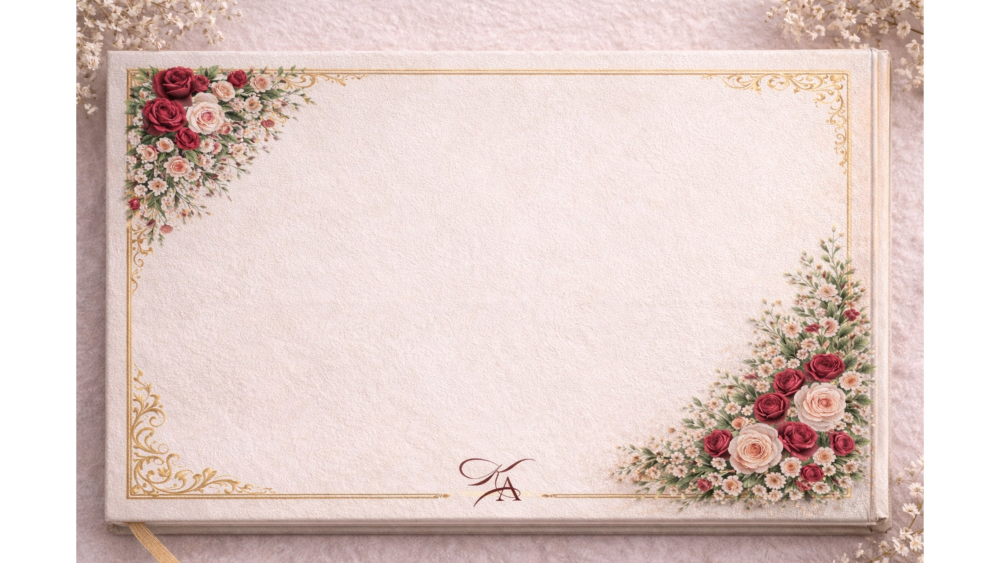
#> input picture images-new/23.jpg, 3000 x 1688 px, found by its file name (shown at 1/3 size)
$ python build_new_pages.py
#> lines starting #> are read from the running program, lines starting #| are printed output that depends on the picture
"""Render the three booklet pages that Ana's artwork promises but does not contain.

Each new page mounts its content as a card on a copy of the back-cover plate
(images-new/23.jpg), so the paper, gold rule and florals are Ana's own.
"""
import os

from PIL import Image, ImageDraw, ImageFont, ImageFilter

W, H  = 2400, 1350
WINE  = (91, 26, 42)
INK   = (74, 42, 34)
GOLD  = (176, 143, 74)
CREAM = (252, 249, 242)
FB    = '/System/Library/Fonts/Supplemental/Baskerville.ttc'
REG, BOLD, ITAL, SEMI = 0, 1, 2, 4


def font(sz, face=REG):
    return ImageFont.truetype(FB, sz, index=face)


# The repo copy of the plate is now a 3000px re-encode; the untouched 6000px
# export lives outside git. Prefer it when present, fall back to the repo.
PLATE_ORIGINAL = os.path.expanduser('~/crusty-backups/wedding-booklet-originals-6000px/23.jpg')
PLATE_REPO     = 'images-new/23.jpg'


def base():
    plate = PLATE_ORIGINAL if os.path.exists(PLATE_ORIGINAL) else PLATE_REPO
    return Image.open(plate).convert('RGB').resize((W, H), Image.LANCZOS)


def tracked(d, xy, text, f, fill, track=0, anchor='mm'):
    ws = [d.textlength(c, font=f) for c in text]
    total = sum(ws) + track * (len(text) - 1)
    x, y = xy
    if anchor[0] == 'm':
        x -= total / 2
    for c, w in zip(text, ws):
        d.text((x, y), c, font=f, fill=fill, anchor='l' + anchor[1])
        x += w + track
    return total


def shadow(page, x0, y0, w, h, pad=14):
    sh = Image.new('L', (w + pad * 6, h + pad * 6), 0)
    ImageDraw.Draw(sh).rectangle([pad * 3, pad * 3, pad * 3 + w, pad * 3 + h], fill=105)
    sh = sh.filter(ImageFilter.GaussianBlur(pad * 1.7))
    page.paste(Image.new('RGB', sh.size, (58, 38, 28)), (x0 - pad * 3, y0 - pad * 3 + 9), sh)


def art_card(page, img, w_frac=None, h_frac=None, cx=0.5, cy=0.5, pad=16):
    if w_frac:
        tw = int(W * w_frac); th = int(tw * img.size[1] / img.size[0])
    else:
        th = int(H * h_frac); tw = int(th * img.size[0] / img.size[1])
    im2 = img.resize((tw, th), Image.LANCZOS)
    x0, y0 = int(W * cx) - tw // 2, int(H * cy) - th // 2
    shadow(page, x0 - pad, y0 - pad, tw + 2 * pad, th + 2 * pad)
    page.paste(Image.new('RGB', (tw + 2 * pad, th + 2 * pad), (253, 251, 246)), (x0 - pad, y0 - pad))
    page.paste(im2, (x0, y0))
    return x0, y0, tw, th


def paper_card(page, w_frac, h_frac, cx=0.5, cy=0.5):
    tw, th = int(W * w_frac), int(H * h_frac)
    x0, y0 = int(W * cx) - tw // 2, int(H * cy) - th // 2
    shadow(page, x0, y0, tw, th)
    page.paste(Image.new('RGB', (tw, th), CREAM), (x0, y0))
    d = ImageDraw.Draw(page)
    d.rectangle([x0 + 12, y0 + 12, x0 + tw - 13, y0 + th - 13], outline=GOLD, width=2)
    return x0, y0, tw, th


def rule(d, cx, y, half=95):
    d.line([cx - half, y, cx + half, y], fill=GOLD, width=2)


# ── PAGE: THE SEATING PLAN ────────────────────────────────────────────────
def page_seating():
    pg = base(); d = ImageDraw.Draw(pg)
    x0, y0, tw, th = art_card(pg, Image.open('images/seating-plan.jpg'), w_frac=0.545, cy=0.565)
    tracked(d, (W * 0.5, y0 - 132), 'CHAPTER VI:', font(36, SEMI), WINE, 12)
    tracked(d, (W * 0.5, y0 - 74), 'THE SEATING PLAN', font(56, SEMI), WINE, 8)
    rule(d, W * 0.5, y0 - 34, 110)
    pg.save('images-new/24-seating.jpg', 'JPEG', quality=88, optimize=True, progressive=True)


# ── PAGE: THE MENU ────────────────────────────────────────────────────────
def page_menu():
    pg = base(); d = ImageDraw.Draw(pg)
    art_card(pg, Image.open('images/menu.jpg'), h_frac=0.70, cx=0.655, cy=0.50)
    cx = W * 0.30
    tracked(d, (cx, H * 0.355), 'CHAPTER VI:', font(34, SEMI), WINE, 12)
    tracked(d, (cx, H * 0.412), 'THE MENU', font(58, SEMI), WINE, 8)
    rule(d, cx, H * 0.455, 95)
    for i, line in enumerate(['The banquet prepared for the evening,', 'served at your table beneath the stars.']):
        d.text((cx, H * 0.505 + i * 52), line, font=font(35, ITAL), fill=INK, anchor='mm')
    pg.save('images-new/25-menu.jpg', 'JPEG', quality=88, optimize=True, progressive=True)


# ── PAGE: THE WEEKEND, CONFIRMED ──────────────────────────────────────────
ENTRIES = [
    ('THURSDAY · 27 AUGUST', 'Welcome Drinks',
     ['22:00 · Carpe Diem Lounge Club (CDLC)', 'Pg. Marítim de la Barceloneta 32']),
    ('FRIDAY · 28 AUGUST', 'The Wedding',
     ['Please arrive by 18:15 · Ceremony 18:30', 'Castell de Sant Marçal, Cerdanyola del Vallès']),
    ('SATURDAY · 29 AUGUST', 'Pool Party',
     ['15:00–19:00 · Private house', 'Passeig de Turull 40 · bring a pool towel']),
    ('THE WEDDING DAY', 'Private Bus',
     ['Departs 17:30 · Carrer del Dos de Maig 328', 'Returns from the castle at 00:30 and 03:30']),
]


def page_details():
    pg = base(); d = ImageDraw.Draw(pg)
    x0, y0, tw, th = paper_card(pg, 0.665, 0.745, cy=0.505)
    cx = x0 + tw / 2
    tracked(d, (cx, y0 + 62), 'CHAPTER III:', font(32, SEMI), WINE, 11)
    tracked(d, (cx, y0 + 114), 'THE WEEKEND', font(52, SEMI), WINE, 9)
    rule(d, cx, y0 + 154, 105)
    d.text((cx, y0 + 192), 'everything now confirmed', font=font(29, ITAL), fill=(126, 96, 82), anchor='mm')
    colx = [x0 + tw * 0.27, x0 + tw * 0.73]
    rowy = [y0 + 268, y0 + 470]
    for i, (day, title, lines) in enumerate(ENTRIES):
        px, py = colx[i % 2], rowy[i // 2]
        tracked(d, (px, py), day, font(24, SEMI), GOLD, 5)
        d.text((px, py + 48), title, font=font(44, REG), fill=WINE, anchor='mm')
        for j, ln in enumerate(lines):
            d.text((px, py + 100 + j * 42), ln, font=font(29, REG), fill=INK, anchor='mm')
    rule(d, cx, y0 + 658, 70)
    tracked(d, (cx, y0 + 710), 'DRESS CODE', font(26, SEMI), GOLD, 6)
    d.text((cx, y0 + 764), 'Chic wedding attire \u2014 not Bridgerton.', font=font(38, REG), fill=WINE, anchor='mm')
    for j, ln in enumerate(['Ladies, please do not wear white and avoid black.',
                            'Gentlemen, black tie is not required.']):
        d.text((cx, y0 + 816 + j * 42), ln, font=font(29, REG), fill=INK, anchor='mm')
    pg.save('images-new/26-details.jpg', 'JPEG', quality=88, optimize=True, progressive=True)


PAGES = {'seating': page_seating, 'menu': page_menu, 'details': page_details}

if __name__ == '__main__':
    import sys
    want = sys.argv[1:] or list(PAGES)
    for name in want:
        PAGES[name]()
        print('built', name)
#> this loop made 3 passes
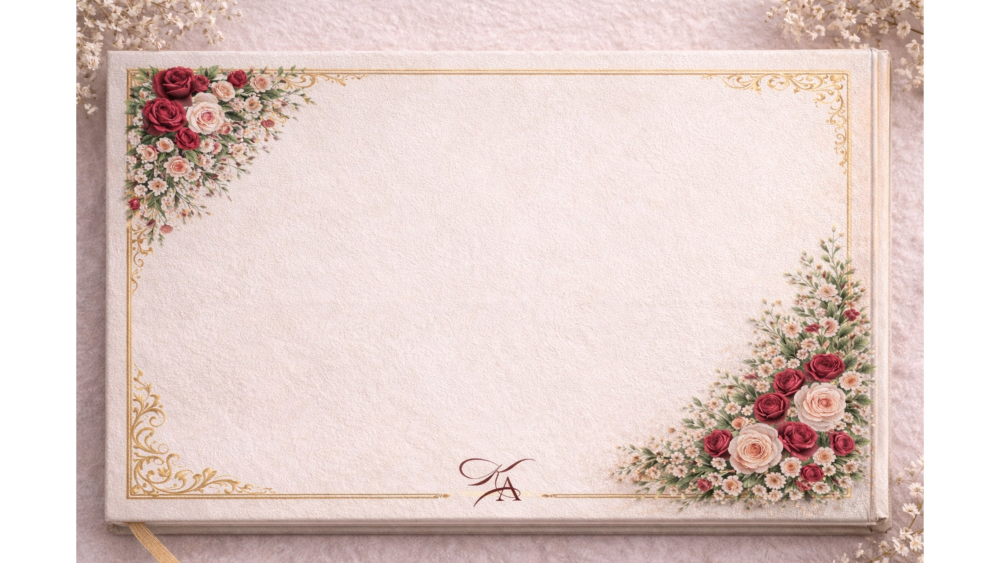
#> input picture images-new/23.jpg, 3000 x 1688 px, found by its file name (shown at 1/3 size)
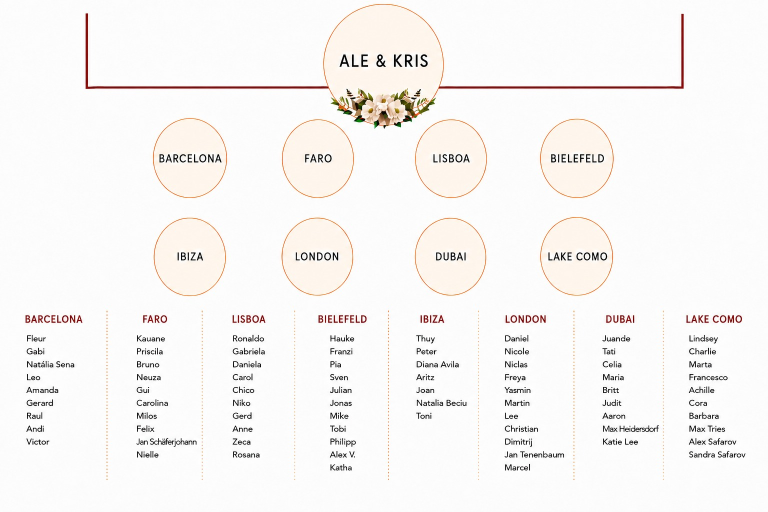
#> input picture images/seating-plan.jpg, 1536 x 1024 px (shown at 1/2 size)
#> pass 1, in art_card, `im2 = img.resize((tw, th), Image.LANCZOS)`:
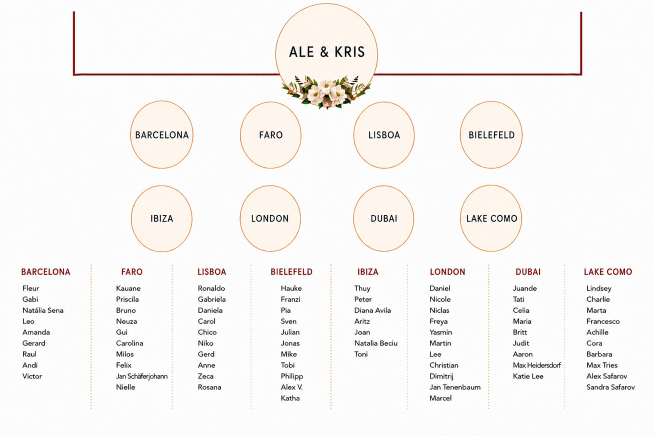
#> im2: PIL image 1308x872 RGB (shown at 1/2 size); mean R, G, B 247.4, 245.4, 243.9
#> pass 1, in shadow, `sh = sh.filter(ImageFilter.GaussianBlur(pad * 1.7))`:
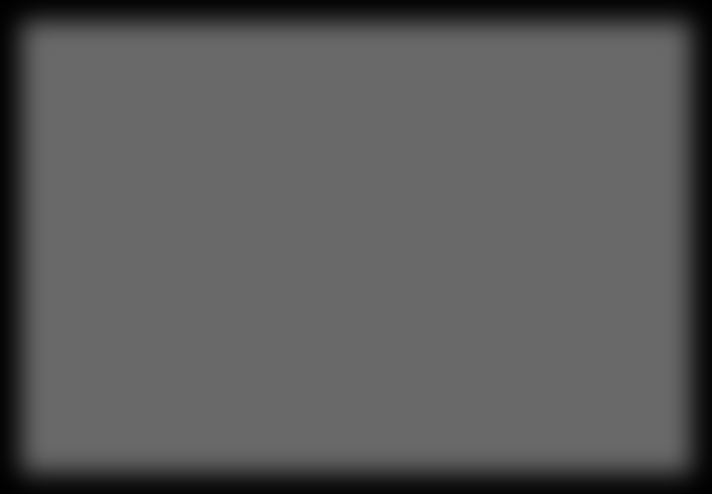
#> sh: PIL image 1424x988 L (shown at 1/2 size); min 0, max 105, mean 90.5
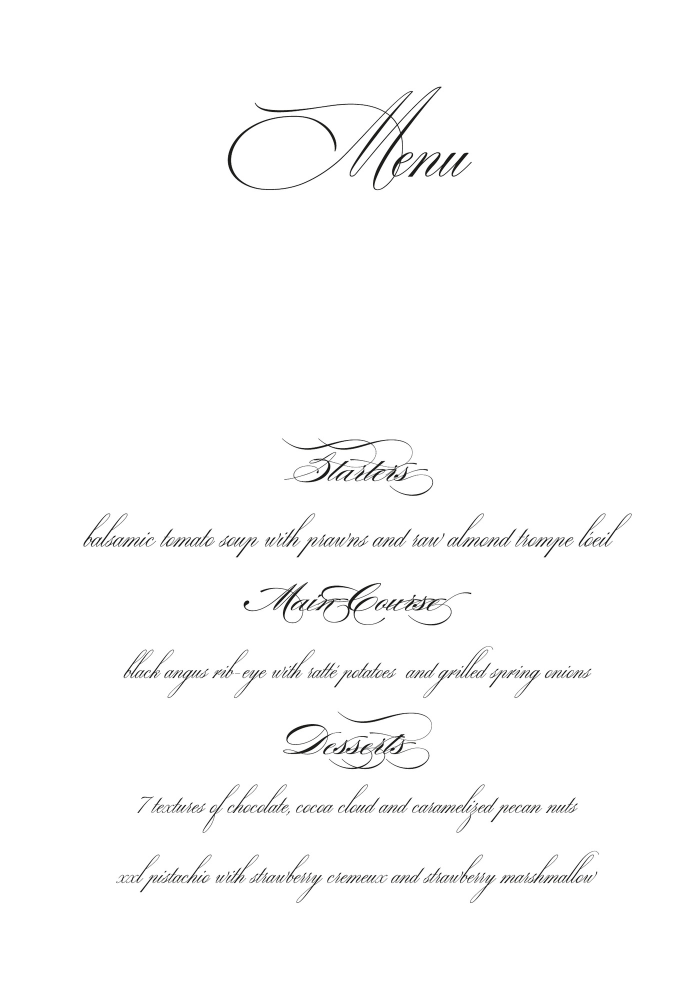
#> input picture images/menu.jpg, 1400 x 1985 px (shown at 1/2 size)
